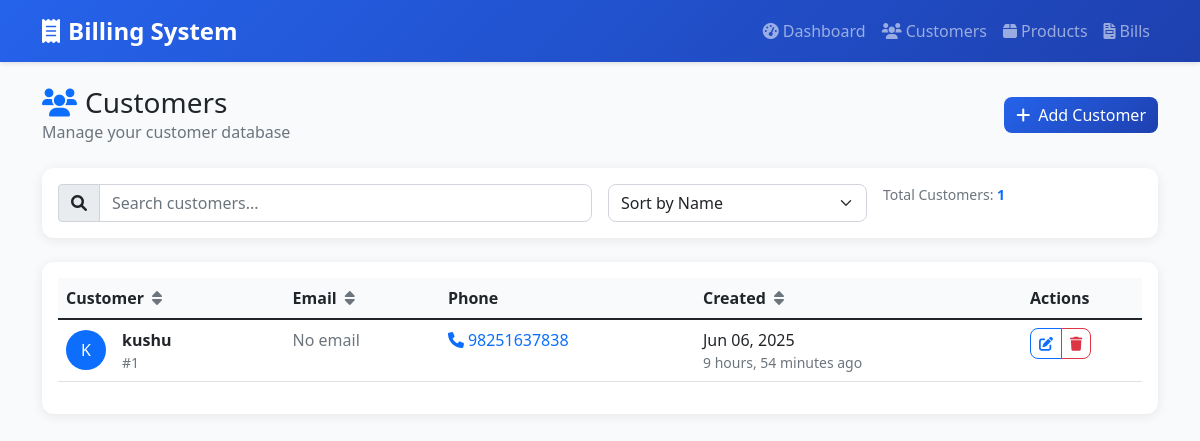
The app's page /customers/ with its own data.
### billapp/models.py (models this page shows, shortened)
class Customer(models.Model):
    name = models.CharField(max_length=200)
    phone = models.CharField(max_length=20, blank=True, null=True)
    created_at = models.DateTimeField(auto_now_add=True)
    class Meta:
        ordering = ['name']

### billapp/views.py (the view)
# urls.py: path('customers/', views.customer_list, name='customer_list'),
def customer_list(request):
    customers = Customer.objects.all()
    return render(request, 'billing/customers/list.html', {'customers': customers})

### templates/billing/customers/list.html (shortened to what this page needs)
{% extends 'billing/base.html' %}
{% block content %}
<div class="d-flex justify-content-between align-items-center mb-4">
    <div>
        <h1 class="h3 mb-0">
            <i class="fas fa-users text-primary me-2"></i>Customers
        </h1>
        <p class="text-muted mb-0">Manage your customer database</p>
    </div>
    <a href="{% url 'customer_add' %}" class="btn btn-primary">
        <i class="fas fa-plus me-2"></i>Add Customer
    </a>
</div>
<div class="card mb-4">
    <div class="card-body">
        <div class="row g-3">
            <div class="col-md-6">
                <div class="input-group">
                    <span class="input-group-text">
                        <i class="fas fa-search"></i>
                    </span>
                    <input type="text" class="form-control" id="searchCustomers" placeholder="Search customers...">
                </div>
            </div>
            <div class="col-md-3">
                <select class="form-select" id="sortCustomers">
                    <option value="name">Sort by Name</option>
                </select>
            </div>
            <div class="col-md-3">
                <div class="text-muted small">
                    Total Customers: <span class="fw-bold text-primary">{{ customers.count }}</span>
                </div>
            </div>
        </div>
    </div>
</div>
<div class="card">
    <div class="card-body">
        {% if customers %}
        <div class="table-responsive">
            <table class="table table-hover" id="customersTable">
                <thead>
                    <tr>
                        <th data-sort="name">
                            Customer
                            <i class="fas fa-sort text-muted ms-1"></i>
                        </th>
                        <th data-sort="email">
                            Email
                            <i class="fas fa-sort text-muted ms-1"></i>
                        </th>
                        <th>Phone</th>
                        <th data-sort="date">
                            Created
                            <i class="fas fa-sort text-muted ms-1"></i>
                        </th>
                        <th width="120">Actions</th>
                    </tr>
                </thead>
                <tbody>
                    {% for customer in customers %}
                    <tr>
                        <td>
                            <div class="d-flex align-items-center">
                                <div class="bg-primary rounded-circle text-white d-flex align-items-center justify-content-center me-3"
                                    style="width: 40px; height: 40px;">
                                    {{ customer.name|first|upper }}
                                </div>
                                <div>
                                    <strong data-sort-value="{{ customer.name }}">{{ customer.name }}</strong>
                                    <div class="text-muted small">#{{ customer.id }}</div>
                                </div>
                            </div>
                        </td>
                        <td data-sort-value="{{ customer.email|default:'' }}">
                            {% if customer.email %}
                            <a href="mailto:{{ customer.email }}" class="text-decoration-none">
                                <i class="fas fa-envelope me-1"></i>{{ customer.email }}
                            </a>
                            {% else %}
                            <span class="text-muted">No email</span>
                            {% endif %}
                        </td>
                        <td>
                            {% if customer.phone %}
                            <a href="tel:{{ customer.phone }}" class="text-decoration-none">
                                <i class="fas fa-phone me-1"></i>{{ customer.phone }}
                            </a>
                            {% else %}
                            <span class="text-muted">No phone</span>
                            {% endif %}
                        </td>
                        <td data-sort-value="{{ customer.created_at|date:'Y-m-d' }}">
                            <div>{{ customer.created_at|date:"M d, Y" }}</div>
                            <div class="text-muted small">{{ customer.created_at|timesince }} ago</div>
                        </td>
                        <td>
                            <div class="btn-group" role="group">
                                <a href="{% url 'customer_edit' customer.pk %}" class="btn btn-sm btn-outline-primary"
                                    title="Edit">
                                    <i class="fas fa-edit"></i>
                                </a>
                                <a href="{% url 'customer_delete' customer.pk %}" class="btn btn-sm btn-outline-danger"
                                    title="Delete">
                                    <i class="fas fa-trash"></i>
                                </a>
                            </div>
                        </td>
                    </tr>
                    {% endfor %}
                </tbody>
            </table>
        </div>
        {% endif %}
    </div>
</div>
{% endblock %}

### templates/billing/base.html (style rules this page uses)
:root { --primary-color: #2563eb; --primary-dark: #1e40af; --success-color: #059669; --danger-color: #dc2626; --warning-color: #d97706; --info-color: #0891b2; --dark-color: #1f2937; --light-color: #f8fafc; }
body { background-color: #f8fafc; font-family: 'Segoe UI', Tahoma, Geneva, Verdana, sans-serif; }
.card { border: none; border-radius: 12px; box-shadow: 0 2px 12px rgba(0, 0, 0, .08); transition: all 0.3s ease; }
.btn { border-radius: 8px; font-weight: 500; transition: all 0.3s ease; }
.btn-primary { background: linear-gradient(135deg, var(--primary-color), var(--primary-dark)); border: none; }
.table th { background-color: #f8fafc; font-weight: 600; border-top: none; }
.form-control, .form-select { border-radius: 8px; border: 1px solid #d1d5db; transition: all 0.3s ease; }

### records on screen
Customer: name|first "K", name "kushu", id "1", phone "98251637838", created_at "Jun 06, 2025", created_at "9 hours, 54 minutes"

### other values on screen
{{ customers.count }} "1"
